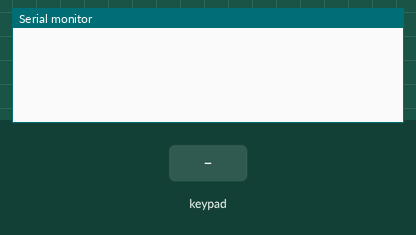
This sketch was run on a simulated Arduino Uno, built with avr-gcc and run on an emulated ATmega328P. On the bench: the last lines printed to the serial monitor. The inputs (shaded band) are chosen by the test bench.

Above: at 1.2 s.
1.3 s: key '6' pressed
At 1.8 s:
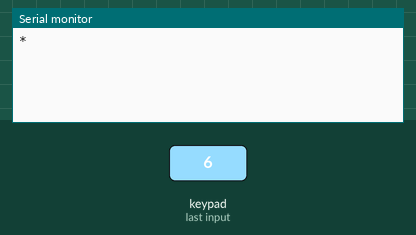
2.8 s: keypad keys 5 4 3 2 pressed 0.4 s apart
At 4.1 s:
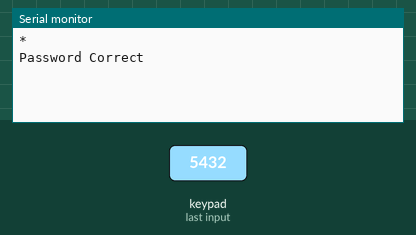

Measured:
- after the input at 1.3 s, the serial monitor: prints a new line at once (image 1)
- after the input at 2.8 s, the serial monitor: prints a new line at once (image 2)

The sketch:

custom_keypad.ino
```cpp
//www.elegoo.com
//2016.12.9

/* @file CustomKeypad.pde
|| @version 1.0
|| @author Alexander Brevig
|| @contact alexanderbrevig@gmail.com
||
|| @description
|| | Demonstrates changing the keypad size and key values.
|| #
*/
#include <Keypad.h>

const byte ROWS = 4; //four rows
const byte COLS = 4; //four columns
//define the two-dimensional array on the buttons of the keypads
char hexaKeys[ROWS][COLS] = {
  {'1','2','3','A'},
  {'4','5','6','B'},
  {'7','8','9','C'},
  {'*','0','#','D'}
};
byte rowPins[ROWS] = {9, 8, 7, 6}; //connect to the row pinouts of the keypad
byte colPins[COLS] = {5, 4, 3, 2}; //connect to the column pinouts of the keypad

//initialize an instance of class NewKeypad
Keypad customKeypad = Keypad( makeKeymap(hexaKeys), rowPins, colPins, ROWS, COLS);

void setup(){
  Serial.begin(9600);
  digitalWrite(LED_BUILTIN, LOW);
}

int x = 0;

void loop()
  {
    char customKey = customKeypad.getKey();

    if (customKey == '6')
    {
      x = 1;
      Serial.println("\n*");
    }

    while(x == 1)
    {
      char customKey2 = customKeypad.getKey();
      if (customKey2 == '5')
      {
        Serial.println("\nPassword Correct\n");
        x = 0;
      }
    }
    x = 0;
  }


/*
  digitalWrite(LED_BUILTIN, HIGH);   // turn the LED on (HIGH is the voltage level)
  digitalWrite(LED_BUILTIN, LOW);    // turn the LED off by making the voltage LOW
  */
```
